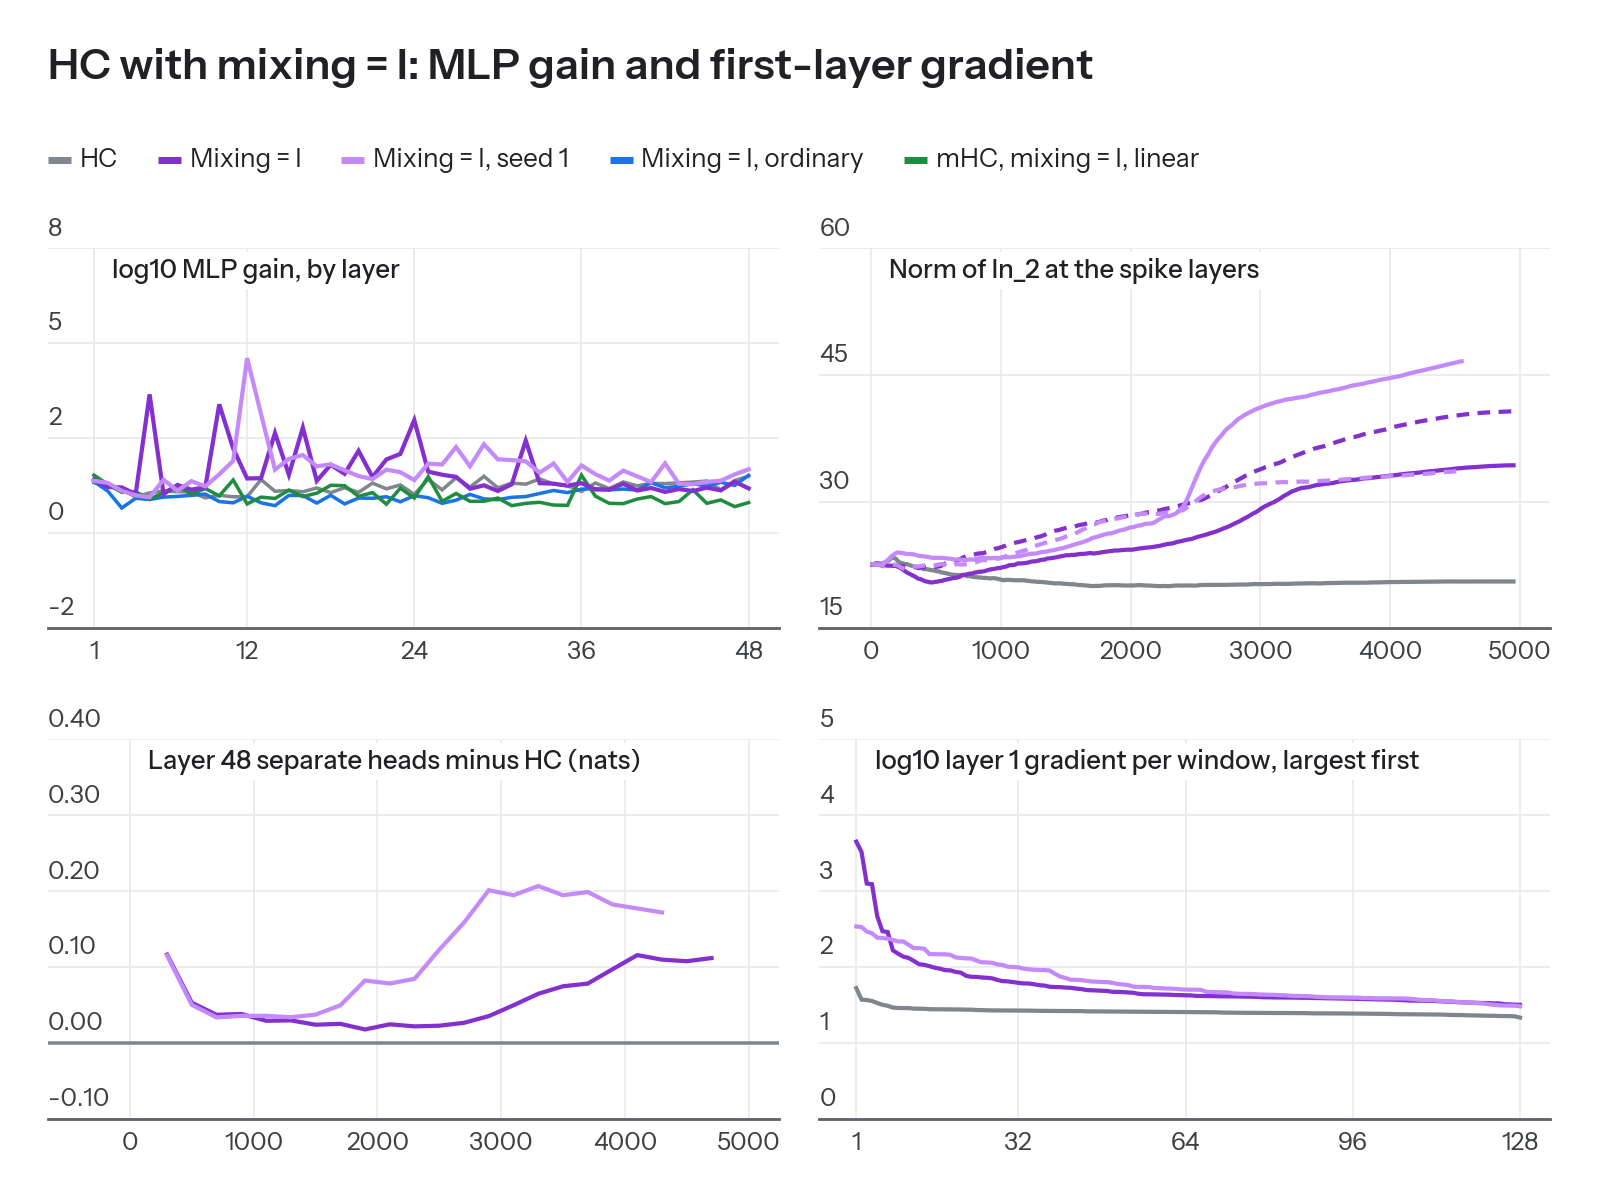

The Python source for this figure:
"""HC with mixing = I and separate heads: the high-gain MLP layers, when they grow, and the first-layer gradient. Status figure for the owner; not a page figure.

Data: ../../pls_hcid/mlp_spike_all.json (mlp_spike_all.py: gain = top singular value of gate x diag(ln_2) times that of up x diag(ln_2) times that of down, per layer, from the checkpoint weights; w810, HC, w811, mHC at step 4,958, w893 at step 4,655);
../../pls_hcid/cache/*.npz (W&B, params/norm/transformer.layers.K.ln_2.weight, every 10 steps); ../../pls_hcid/live_1104.npz and ../../pls_blog/d48g4.npz (W&B train/pls/L47); ../../pls_hcid/fw_grad*-cut0.npz (grad_tail2.py: 128 random windows of 4,096 tokens of FineWeb-Edu 10B, the training data, compute bfloat16, all heads; gradient norm of layer 1's down_proj and o_proj per window).
Top left: gain by layer. Top right: norm of ln_2 at the layers that first blow up, by step, against HC at layer 5. Bottom left: layer 48 train CE minus HC, separate heads, 200-step bins, same step axis. Bottom right: the 128 per-window gradient norms at layer 1, largest first.
Output: hc_spike_1104.{pdf,png}."""
import json
from pathlib import Path

import numpy as np
from style import *

HERE = Path(__file__).parent
apply_style()
D = HERE.parents[1]
P = D / "pls_hcid"
PUR, PUR1, GRN = tone("purple", 700), tone("purple", 300), tone("green", 600)
J = json.load(open(P / "mlp_spike_all.json"))
TW810, TW893, THC = "sep-ahc-hcid-fa4thd-vs-d48", "sep-ahc-hcid-fa4thd-vs-d48-s1", "sep-ahc-fa4thd-vs-d48"
legend = [("HC", GREY), ("Mixing = I", PUR), ("Mixing = I, seed 1", PUR1), ("Mixing = I, ordinary", BLUE), ("mHC, mixing = I, linear", GRN)]
fig, axes = canvas(2, 2, width=WIDTH_TEXT, panel_height=1.5, title="HC with mixing = I: MLP gain and first-layer gradient", legend=legend)
(a, b), (c, e) = axes
x = np.arange(1, 49)
for t, col, lw in (("-" + THC, GREY, 1.0), ("-sep-bbfrozen-ahc-hcid-fa4thd-vs-d48", BLUE, 1.0), ("-sep-amhc-mhcid-mhcrwlin-fa4thd-vs-d48", GRN, 1.0), ("-" + TW810, PUR, 1.2), ("-" + TW893, PUR1, 1.2)):
    a.plot(x, np.log10(np.maximum(J[t]["gains"], 1)), color=col, lw=lw)
nice_y(a, 0, 4.7, fmt="{:.0f}")
a.set_xlim(1, 48)
a.set_xticks([1, 12, 24, 36, 48])
room(a)
panel_label(a, "log10 MLP gain, by layer")
def ln2(tag, l):
    z = np.load(P / f"cache/{tag}.npz")
    k = {str(n): i for i, n in enumerate(z["keys"])}
    return z["step"], z["v"][:, k[f"params/norm/transformer.layers.{l}.ln_2.weight"]]
for tag, l, col, ls in ((THC, 4, GREY, "-"), (TW810, 4, PUR, "-"), (TW810, 9, PUR, (0, (3, 2))), (TW893, 11, PUR1, (0, (3, 2))), (TW893, 12, PUR1, "-")):
    b.plot(*ln2(tag, l), color=col, lw=1.2, ls=ls)
nice_y(b, 20, 50, fmt="{:.0f}")
b.set_xlim(0, 5000)
b.set_xticks([0, 1000, 2000, 3000, 4000, 5000])
room(b)
panel_label(b, "Norm of ln_2 at the spike layers")
L = np.load(P / "live_1104.npz", allow_pickle=True)
Z = np.load(D / "pls_blog/d48g4.npz", allow_pickle=True)
lay = [int(v) for v in L["lay"]]
def gap(st, y, w=200):
    sb, yb = Z["-" + THC + "/step"], Z["-" + THC + "/ce"][:, 47]
    xs, ys = [], []
    for s in range(200, int(min(st[-1], sb[-1])) - w + 2, w):
        ma, mb = (st >= s) & (st < s + w), (sb >= s) & (sb < s + w)
        if ma.sum() > 0.8 * w and mb.sum() > 0.8 * w:
            xs.append(s + w / 2); ys.append(y[ma].mean() - yb[mb].mean())
    return xs, ys
c.axhline(0, color=GREY, lw=1.0)
c.plot(*gap(Z["-" + TW810 + "/step"], Z["-" + TW810 + "/ce"][:, 47]), color=PUR, lw=1.2)
c.plot(*gap(L["w893 hcid s1 sep/step"], L["w893 hcid s1 sep/ce"][:, lay.index(48)]), color=PUR1, lw=1.2)
nice_y(c, -0.05, 0.25, fmt="{:.2f}")
c.set_xlim(0, 5000)
c.set_xticks([0, 1000, 2000, 3000, 4000, 5000])
room(c)
panel_label(c, "Layer 48 separate heads minus HC (nats)")
for t, col in ((THC, GREY), (TW810, PUR), (TW893, PUR1)):
    g = np.sqrt(np.load(P / f"fw_grad-{t}-cut0.npz")["norm2"][:, 0])
    e.plot(np.arange(1, g.size + 1), np.log10(np.sort(g)[::-1]), color=col, lw=1.2)
nice_y(e, 1, 4, fmt="{:.0f}")
e.set_xlim(1, 128)
e.set_xticks([1, 32, 64, 96, 128])
room(e)
panel_label(e, "log10 layer 1 gradient per window, largest first")
save(fig, HERE / "hc_spike_1104")
